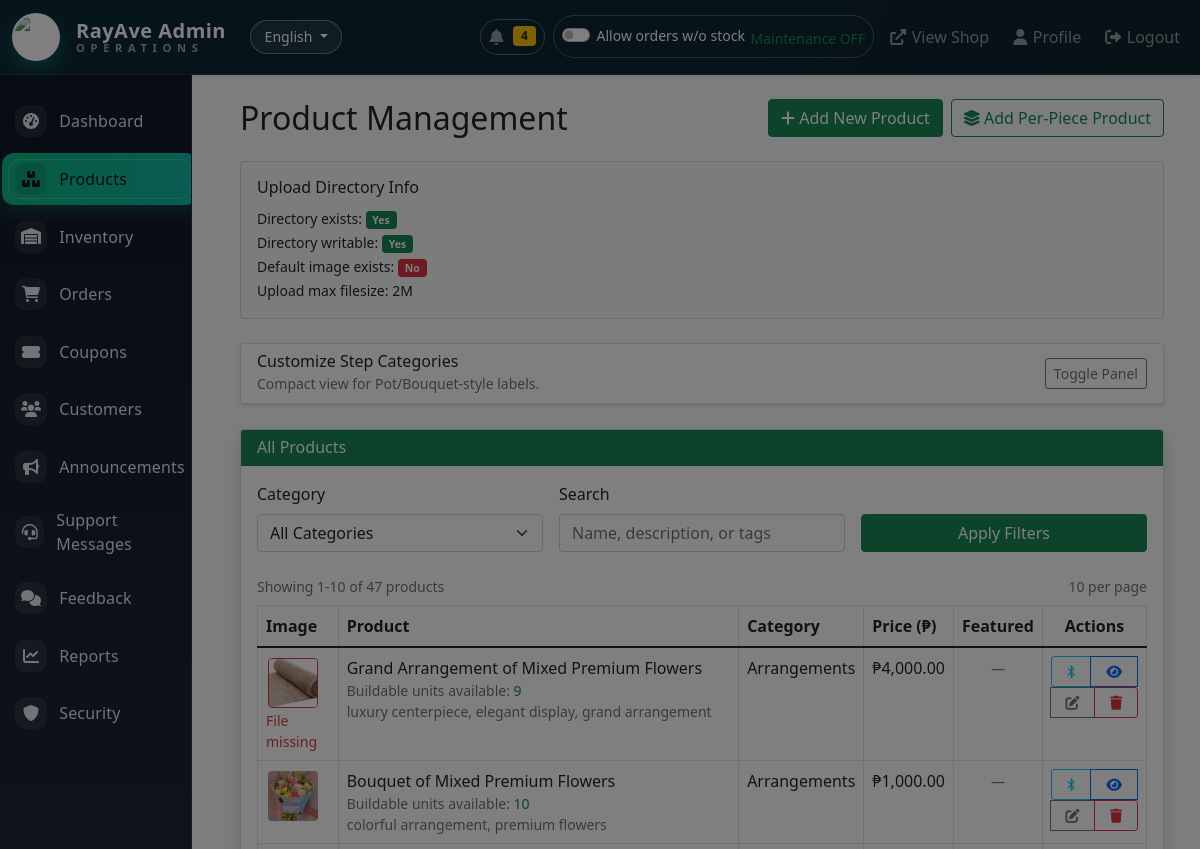
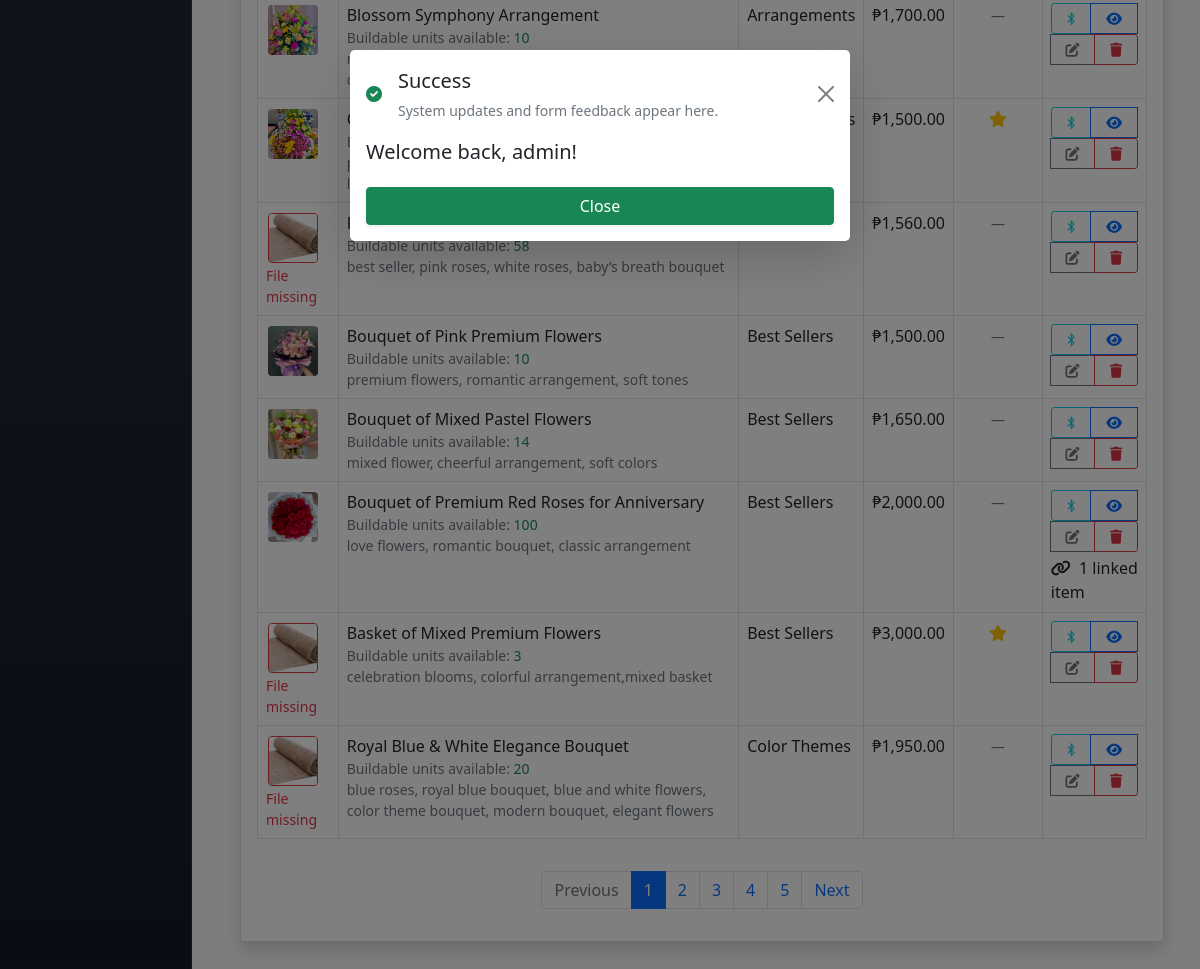
/admin/products.php (signed in), run on the app's committed database (2 pictures, top to bottom).
### tables this page shows
CREATE TABLE `shipping_settings` (
  `id` tinyint unsigned NOT NULL,
  `per_km_rate` decimal(10,2) NOT NULL DEFAULT '10.00',
  `per_mile_rate` decimal(10,2) NOT NULL DEFAULT '16.09',
  `base_fee` decimal(10,2) NOT NULL DEFAULT '0.00',
  `minimum_fee` decimal(10,2) NOT NULL DEFAULT '0.00',
  `zone_roxas_fee` decimal(10,2) NOT NULL DEFAULT '0.00',
  `zone_oriental_fee` decimal(10,2) NOT NULL DEFAULT '0.00',
  `zone_out_province_fee` decimal(10,2) NOT NULL DEFAULT '0.00',
  `calculation_unit` enum('km','mile') NOT NULL DEFAULT 'km',
  `google_maps_api_key` varchar(255) DEFAULT NULL,
  `allow_out_of_stock_orders` tinyint(1) NOT NULL DEFAULT '0',
  `updated_by` int unsigned DEFAULT NULL,
  `updated_at` timestamp NULL DEFAULT CURRENT_TIMESTAMP ON UPDATE CURRENT_TIMESTAMP,
  PRIMARY KEY (`id`)
);

CREATE TABLE `products` (
  `id` int NOT NULL AUTO_INCREMENT,
  `name` varchar(255) NOT NULL,
  `description` text,
  `tags` varchar(255) DEFAULT NULL,
  `customize_step` tinyint unsigned DEFAULT NULL,
  `customize_filter_id` int unsigned DEFAULT NULL,
  `customize_archived` tinyint(1) NOT NULL DEFAULT '0',
  `price` decimal(10,2) NOT NULL,
  `image` varchar(255) DEFAULT NULL,
  `canvas_image` varchar(255) DEFAULT NULL,
  `category_id` int DEFAULT NULL,
  `stock_quantity` int DEFAULT '0',
  `availability_status` varchar(20) NOT NULL DEFAULT 'available',
  `customization_stage` varchar(50) DEFAULT NULL,
  `customization_tags` varchar(255) DEFAULT NULL,
  `weight` decimal(8,2) DEFAULT NULL,
  `dimensions` varchar(50) DEFAULT NULL,
  `is_featured` tinyint(1) DEFAULT '0',
  `created_at` timestamp NULL DEFAULT CURRENT_TIMESTAMP,
  `low_stock_threshold` int NOT NULL DEFAULT '5',
  PRIMARY KEY (`id`),
  KEY `category_id` (`category_id`),
  CONSTRAINT `products_ibfk_1` FOREIGN KEY (`category_id`) REFERENCES `categories` (`id`)
);

CREATE TABLE `categories` (
  `id` int NOT NULL AUTO_INCREMENT,
  `name` varchar(100) NOT NULL,
  `description` text,
  `image` varchar(255) DEFAULT NULL,
  `created_at` timestamp NULL DEFAULT CURRENT_TIMESTAMP,
  PRIMARY KEY (`id`)
);

### admin/products.php (the view, shortened to what the rows shown need)
<?php
require_once '../includes/config.php';
require_once '../includes/functions.php';
$perPage = 10;
$currentPage = isset($_GET['page']) ? max(1, (int) $_GET['page']) : 1;
$filters = [];
$whereSql = $filters ? 'WHERE ' . implode(' AND ', $filters) : '';
$offset = ($currentPage - 1) * $perPage;
$dataSql = "SELECT p.*, c.name as category_name FROM products p
            LEFT JOIN categories c ON p.category_id = c.id
            $whereSql
            ORDER BY c.name ASC, p.created_at DESC
            LIMIT :limit OFFSET :offset";
$dataStmt = $pdo->prepare($dataSql);
$dataStmt->bindValue(':limit', (int) $perPage, PDO::PARAM_INT);
$dataStmt->bindValue(':offset', (int) $offset, PDO::PARAM_INT);
$dataStmt->execute();
$products = $dataStmt->fetchAll(PDO::FETCH_ASSOC);
?>
<?php include 'includes/header.php'; ?>
<div class="container-fluid py-4">
    <div class="d-flex justify-content-between align-items-center mb-4 flex-wrap gap-3">
        <h2 class="mb-0">Product Management</h2>
    </div>
    <div class="card shadow">
        <div class="card-body">
            <div class="table-responsive">
                <table class="table table-bordered table-hover" id="productsTable">
                    <thead>
                        <tr>
                            <th>Image</th>
                            <th>Product</th>
                            <th>Category</th>
                            <th>Price (₱)</th>
                            <th class="text-center featured-col">Featured</th>
                            <th class="text-center">Actions</th>
                        </tr>
                    </thead>
                    <tbody>
                        <?php if (empty($products)): ?>
                            <tr>
                                <td colspan="6" class="text-center text-muted py-4">No products match the current filters.</td>
                            </tr>
                        <?php else: ?>
                            <?php foreach ($products as $product): ?>
                            <?php
                            $has_cutout = !empty($product['canvas_image']) && file_exists('../assets/images/products/' . $product['canvas_image']);
                            $display_image = $has_cutout ? $product['canvas_image'] : ($product['image'] ?? '');
                            $image_path = '../assets/images/products/' . $display_image;
                            $image_exists = $display_image !== '' && file_exists($image_path);
                            $productComponents = getProductInventoryComponents($product['id']);
                            $componentCount = count($productComponents);
                            ?>
                            <tr>
                                <td>
                                    <div style="width: 54px; height: 54px; display: flex; align-items: center; justify-content: center; border-radius: 8px; overflow: hidden; <?php echo $has_cutout ? 'background-image: linear-gradient(45deg, #e9ecef 25%, transparent 25%), linear-gradient(-45deg, #e9ecef 25%, transparent 25%), linear-gradient(45deg, transparent 75%, #e9ecef 75%), linear-gradient(-45deg, transparent 75%, #e9ecef 75%); background-size: 12px 12px; background-position: 0 0, 0 6px, 6px -6px, -6px 0; border: 1px solid #cce5d8;' : ''; ?>">
                                        <img src="../assets/images/products/<?php echo htmlspecialchars($display_image); ?>"
                                            alt="<?php echo htmlspecialchars($product['name']); ?>"
                                            style="width: 50px; height: 50px; object-fit: <?php echo $has_cutout ? 'contain' : 'cover'; ?>;"
                                            class="rounded <?php echo !$image_exists ? 'border border-danger' : ''; ?>"
                                            onerror="this.onerror=null; this.src='../assets/images/products/wrapper.png'">
                                    </div>
                                    <?php if ($has_cutout): ?>
                                        <span class="badge bg-success mt-1" style="font-size: 0.65rem;">Cutout PNG</span>
                                    <?php elseif (!$image_exists): ?>
                                        <small class="text-danger d-block">File missing</small>
                                    <?php endif; ?>
                                </td>
                                <td>
                                    <div class="fw-semibold"><?php echo htmlspecialchars($product['name']); ?></div>
                                    <div class="text-muted small">
                                        Buildable units available:
                                        <span class="fw-semibold text-success"><?php echo (int) $product['stock_quantity']; ?></span>
                                    </div>
                                    <?php if (!empty($product['tags'])): ?>
                                        <div class="small text-muted"><?php echo htmlspecialchars($product['tags']); ?></div>
                                    <?php endif; ?>
                                </td>
                                <td>
                                    <div><?php echo htmlspecialchars($product['category_name']); ?></div>
                                </td>
                                <td>₱<?php echo number_format($product['price'], 2); ?></td>
                                <td class="text-center featured-col">
                                    <?php if ($product['is_featured']): ?>
                                        <i class="fas fa-star text-warning" aria-label="Featured product"></i>
                                    <?php else: ?>
                                        <span class="text-muted small">—</span>
                                    <?php endif; ?>
                                </td>
                                <td class="align-top">
                                    <div class="btn-group btn-group-sm flex-wrap">
                                        <button type="button"
                                            class="btn btn-outline-info link-inventory-btn"
                                            data-bs-target="#linkInventoryModal<?php echo $product['id']; ?>"
                                            data-bs-toggle="modal"
                                            title="Link per-piece inventory">
                                            <i class="fab fa-bluetooth-b"></i>
                                        </button>
                                        <a href="../product-detail.php?id=<?php echo $product['id']; ?>"
                                            class="btn btn-outline-primary" title="Preview product">
                                            <i class="fas fa-eye"></i>
                                        </a>
                                        <button class="btn btn-outline-secondary" data-bs-toggle="modal"
                                            data-bs-target="#editProductModal<?php echo $product['id']; ?>"
                                            title="Edit product">
                                            <i class="fas fa-edit"></i>
                                        </button>
                                        <a href="?delete=<?php echo $product['id']; ?>" class="btn btn-outline-danger"
                                            data-confirm="Delete <?php echo htmlspecialchars($product['name']); ?>? This cannot be undone."
                                            data-confirm-variant="danger"
                                            data-confirm-accept="Delete Product" title="Delete product">
                                            <i class="fas fa-trash"></i>
                                        </a>
                                    </div>
                                    <?php if ($componentCount > 0): ?>
                                        <div class="inventory-link-meta mt-1">
                                            <i class="fas fa-link me-1"></i>
                                            <?php echo $componentCount; ?> linked item<?php echo $componentCount === 1 ? '' : 's'; ?>
                                        </div>
                                    <?php endif; ?>
                                </td>
                            </tr>
                            <?php endforeach; ?>
                        <?php endif; ?>
                    </tbody>
                </table>
            </div>
        </div>
    </div>
</div>
    <?php include 'includes/footer.php'; ?>

### admin/includes/header.php (shortened to what the rows shown need)
<?php
$allowOutOfStockOrders = isOutOfStockOrderingEnabled();
?>
<!DOCTYPE html>
<html lang="<?php echo htmlspecialchars(getCurrentLanguage()); ?>">
<head>
    <link href="https://cdn.jsdelivr.net/npm/bootstrap@5.1.3/dist/css/bootstrap.min.css" rel="stylesheet">
    <link rel="stylesheet" href="https://cdnjs.cloudflare.com/ajax/libs/font-awesome/6.0.0/css/all.min.css">
    <link href="https://cdn.jsdelivr.net/npm/bootstrap@5.1.3/dist/css/bootstrap.min.css" rel="stylesheet">
</head>
<body>
    <nav class="navbar navbar-expand-lg navbar-dark admin-navbar sticky-top shadow-sm">
        <div class="container-fluid">
            <div class="collapse navbar-collapse" id="adminTopNav">
                <div class="navbar-nav ms-auto align-items-lg-center gap-lg-2">
                    <form method="POST" action="toggle-ordering-mode.php" class="nav-link nav-pill text-white-50 p-2"
                        style="border: 1px solid rgba(255,255,255,0.25); border-radius: 999px;"
                        data-ordering-override-form>
                        <div class="form-check form-switch text-white mb-0 small">
                            <input class="form-check-input" type="checkbox" role="switch"
                                id="allowOutOfStockSwitch"
                                <?php echo !$allowOutOfStockOrders ? 'checked' : ''; ?>
                                data-ordering-override-toggle>
                            <label class="form-check-label" for="allowOutOfStockSwitch">
                                <span class="d-none d-lg-inline"><?php echo $allowOutOfStockOrders ? 'Allow orders w/o stock' : 'Disallow Orders w/o stock'; ?></span>
                            </label>
                        </div>
                    </form>
                </div>
            </div>
        </div>
    </nav>
    <div class="container-fluid admin-shell">
        <div class="row">
            <main class="col-md-9 ms-sm-auto col-lg-10 px-md-4">

### data on the page
products: shows "File missing", name "Grand Arrangement of Mixed Premium Flowers", stock_quantity "9", tags "luxury centerpiece, elegant display, grand arrangement", category.name "Arrangements", price "4,000.00"
products: image (picture), name "Bouquet of Mixed Premium Flowers", stock_quantity "10", tags "colorful arrangement, premium flowers", category.name "Arrangements", price "1,000.00"
products: image (picture), name "Blossom Symphony Arrangement", stock_quantity "10", category.name "Arrangements", price "1,700.00"
products: image (picture), price "1,500.00", is_featured 1 (drawn)
products: shows "File missing", stock_quantity "58", tags "best seller, pink roses, white roses, baby’s breath bouquet", price "1,560.00"
products: image (picture), name "Bouquet of Pink Premium Flowers", stock_quantity "10", tags "premium flowers, romantic arrangement, soft tones", category.name "Best Sellers", price "1,500.00"
products: image (picture), name "Bouquet of Mixed Pastel Flowers", stock_quantity "14", tags "mixed flower, cheerful arrangement, soft colors", category.name "Best Sellers", price "1,650.00"
products: image (picture), name "Bouquet of Premium Red Roses for Anniversary", stock_quantity "100", tags "love flowers, romantic bouquet, classic arrangement", category.name "Best Sellers", price "2,000.00", componentCount "1"
products: shows "File missing", name "Basket of Mixed Premium Flowers", stock_quantity "3", tags "celebration blooms, colorful arrangement,mixed basket", category.name "Best Sellers", price "3,000.00", is_featured 1 (drawn)
products: shows "File missing", name "Royal Blue & White Elegance Bouquet", stock_quantity "20", tags "blue roses, royal blue bouquet, blue and white flowers, color theme bouquet, modern bouquet, elegant flowers", category.name "Color Themes", price "1,950.00"

### other printed values
currentLanguageLabel() "English"
$adminUnreadNotifications "4"
ini_get('upload_max_filesize') "2M"
$showingFrom "1"
$showingTo "10"
$totalProducts "47"
$perPage "10"
